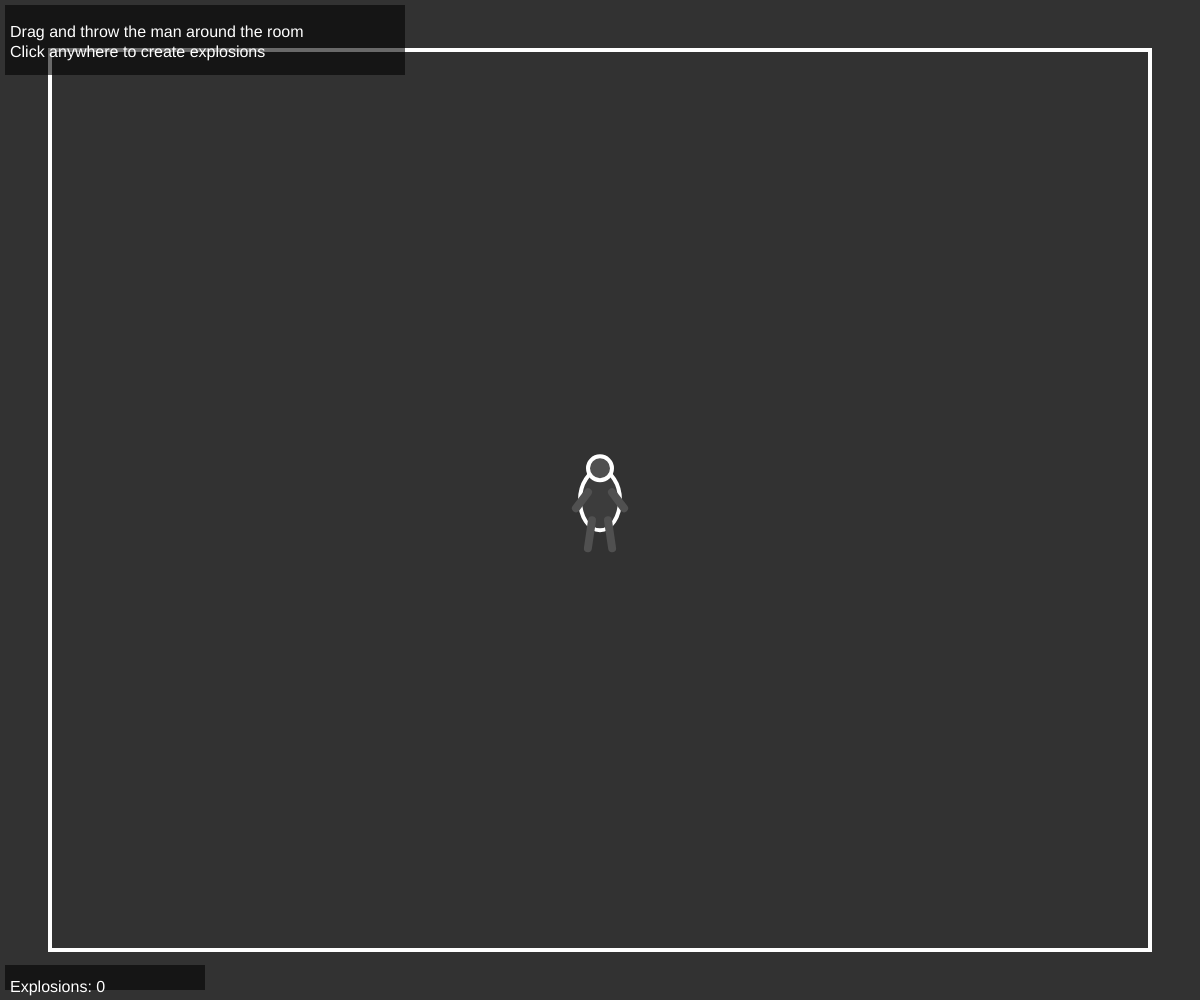
Frame 1 (no input)
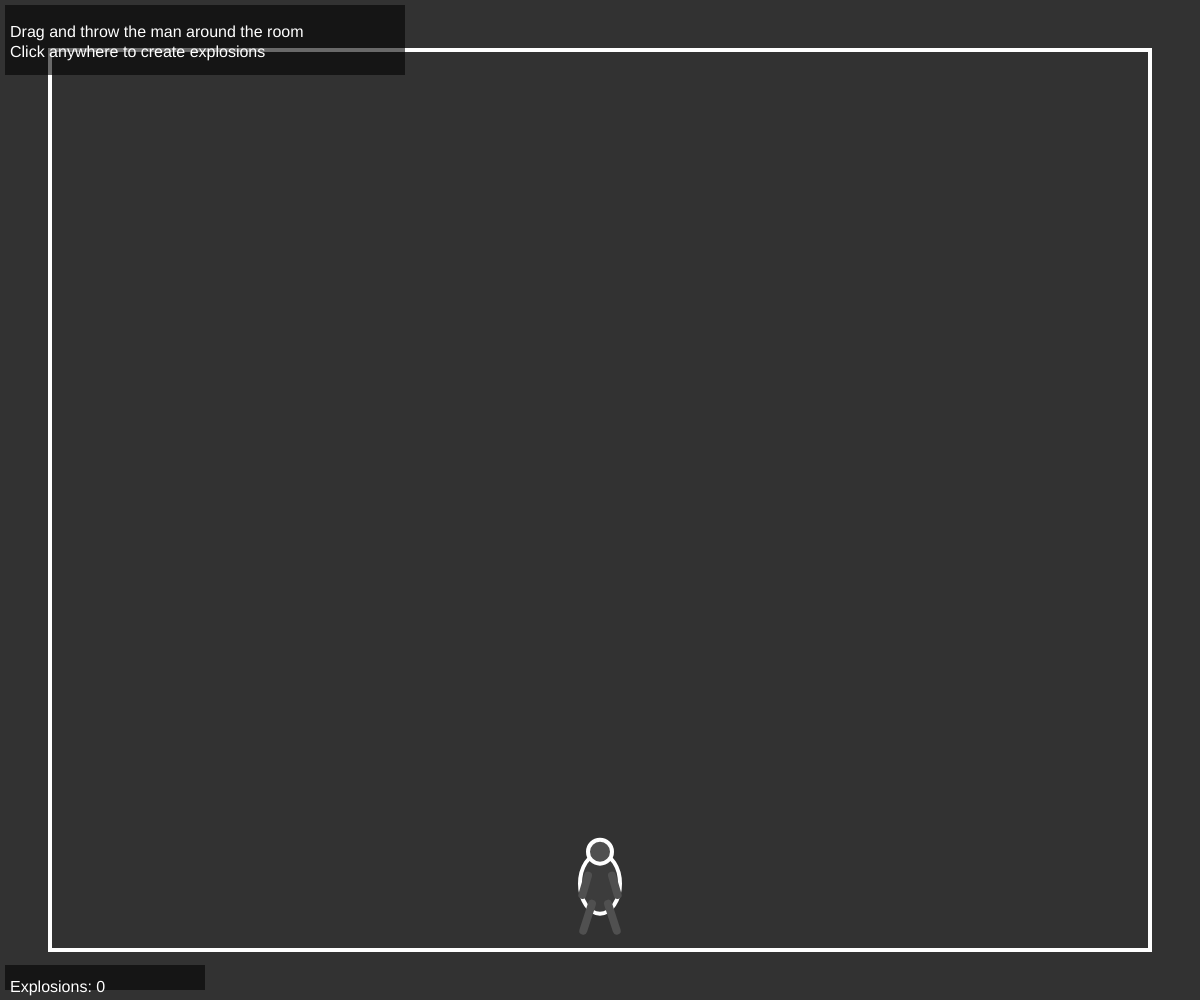
Frame 60 (no input)
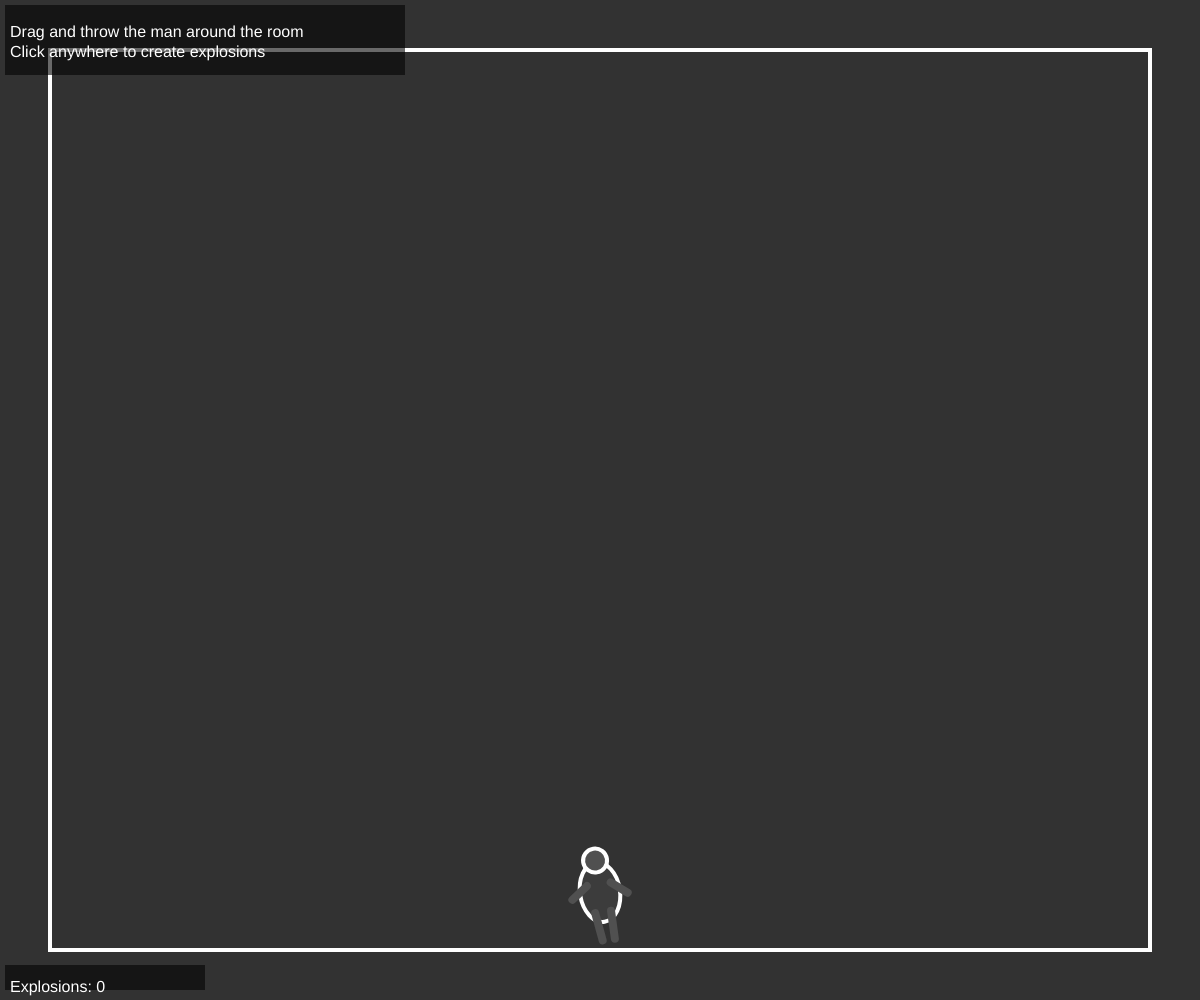
Frame 120 (the mouse pressed at the canvas centre since frame 60)

The p5.js sketch that drew these frames (run headless with seeded random() and noise() and a simulated clock; from frame 60 on, the mouse is pressed at the canvas centre):

// p5.js sketch
// ── sketch.js
let man;
let room;
let explosions = [];
let isDragging = false;
let dragOffset = { x: 0, y: 0 };
let dragHistory = [];
let maxDragHistory = 5;

class Man {
  constructor(x, y) {
    this.x = x;
    this.y = y;
    this.vx = 0;
    this.vy = 0;
    this.size = 40;
    this.mass = 1;
    this.friction = 0.98;
    this.gravity = 0.3;
    
    // Angular properties
    this.angle = 0;
    this.angularVelocity = 0;
    this.angularFriction = 0.95;
    
    // Limb properties - each limb has its own angle and angular velocity
    this.limbs = {
      leftArm: { angle: 0, angularVel: 0, targetAngle: 0 },
      rightArm: { angle: 0, angularVel: 0, targetAngle: 0 },
      leftLeg: { angle: 0, angularVel: 0, targetAngle: 0 },
      rightLeg: { angle: 0, angularVel: 0, targetAngle: 0 }
    };
    this.limbSpring = 0.1; // How quickly limbs return to target position
    this.limbDamping = 0.8; // Limb movement damping
  }

  draw() {
    push();
    translate(this.x, this.y);
    rotate(this.angle);
    
    // Body
    fill(60, 60, 60);
    ellipse(0, 0, this.size, this.size * 1.5);
    
    // Head
    fill(80, 80, 80);
    ellipse(0, -this.size * 0.8, this.size * 0.6, this.size * 0.6);
    
    // Arms with physics
    stroke(80, 80, 80);
    strokeWeight(8);
    
    // Left arm
    push();
    translate(-this.size * 0.3, -this.size * 0.2);
    rotate(this.limbs.leftArm.angle);
    line(0, 0, -this.size * 0.3, this.size * 0.4);
    pop();
    
    // Right arm
    push();
    translate(this.size * 0.3, -this.size * 0.2);
    rotate(this.limbs.rightArm.angle);
    line(0, 0, this.size * 0.3, this.size * 0.4);
    pop();
    
    // Legs with physics
    // Left leg
    push();
    translate(-this.size * 0.2, this.size * 0.5);
    rotate(this.limbs.leftLeg.angle);
    line(0, 0, -this.size * 0.1, this.size * 0.7);
    pop();
    
    // Right leg
    push();
    translate(this.size * 0.2, this.size * 0.5);
    rotate(this.limbs.rightLeg.angle);
    line(0, 0, this.size * 0.1, this.size * 0.7);
    pop();
    
    noStroke();
    pop();
  }

  update() {
    // Apply gravity
    if (!isDragging) {
      this.vy += this.gravity;
    }
    
    this.x += this.vx;
    this.y += this.vy;
    
    // Update rotation
    this.angle += this.angularVelocity;
    this.angularVelocity *= this.angularFriction;
    
    this.vx *= this.friction;
    this.vy *= this.friction;
    
    // Update limb physics
    this.updateLimbs();
    
    // Improved collision detection with impact thresholds
    let impactThreshold = 2; // Minimum velocity for impact reactions
    
    // Left wall collision
    if (this.x - this.size/2 < room.left) {
      this.x = room.left + this.size/2;
      if (abs(this.vx) > impactThreshold) {
        this.angularVelocity += random(-0.2, 0.2);
        this.disturbLimbs(0.3);
      }
      this.vx *= -0.7;
    }
    
    // Right wall collision
    if (this.x + this.size/2 > room.right) {
      this.x = room.right - this.size/2;
      if (abs(this.vx) > impactThreshold) {
        this.angularVelocity += random(-0.2, 0.2);
        this.disturbLimbs(0.3);
      }
      this.vx *= -0.7;
    }
    
    // Top wall collision
    if (this.y - this.size < room.top) {
      this.y = room.top + this.size;
      if (abs(this.vy) > impactThreshold) {
        this.angularVelocity += random(-0.2, 0.2);
        this.disturbLimbs(0.3);
      }
      this.vy *= -0.7;
    }
    
    // Bottom wall collision (ground) - more sophisticated
    if (this.y + this.size > room.bottom) {
      this.y = room.bottom - this.size;
      
      // Only react if there's significant downward velocity (actual impact)
      if (this.vy > impactThreshold) {
        this.angularVelocity += random(-0.15, 0.15);
        this.disturbLimbs(0.2);
      }
      
      // Stronger damping when on ground to simulate friction
      if (abs(this.vy) < 1) {
        this.vx *= 0.9; // Extra ground friction
        this.angularVelocity *= 0.9; // Reduce spinning on ground
      }
      
      this.vy *= -0.7;
    }
  }
  
  updateLimbs() {
    // Calculate target angles based on movement
    let speed = sqrt(this.vx * this.vx + this.vy * this.vy);
    let movementAngle = atan2(this.vy, this.vx);
    
    // Set target angles for natural movement
    this.limbs.leftArm.targetAngle = sin(millis() * 0.01 + speed * 0.1) * 0.3;
    this.limbs.rightArm.targetAngle = -sin(millis() * 0.01 + speed * 0.1) * 0.3;
    this.limbs.leftLeg.targetAngle = sin(millis() * 0.015 + speed * 0.1) * 0.2;
    this.limbs.rightLeg.targetAngle = -sin(millis() * 0.015 + speed * 0.1) * 0.2;
    
    // Update each limb with spring physics
    for (let limbName in this.limbs) {
      let limb = this.limbs[limbName];
      let angleDiff = limb.targetAngle - limb.angle;
      limb.angularVel += angleDiff * this.limbSpring;
      limb.angularVel *= this.limbDamping;
      limb.angle += limb.angularVel;
    }
  }
  
  disturbLimbs(force) {
    // Add random disturbance to limbs
    for (let limbName in this.limbs) {
      this.limbs[limbName].angularVel += random(-force, force);
    }
  }

  applyForce(fx, fy) {
    this.vx += fx / this.mass;
    this.vy += fy / this.mass;
    
    // Add angular momentum based on force direction and position
    let torque = (fx * 0.1 + fy * 0.1) * 0.01;
    this.angularVelocity += torque;
    
    // Disturb limbs when force is applied
    this.disturbLimbs(abs(fx + fy) * 0.01);
  }

  isMouseOver() {
    let d = dist(mouseX, mouseY, this.x, this.y);
    return d < this.size;
  }
}

class Room {
  constructor() {
    this.left = 50;
    this.right = width - 50;
    this.top = 50;
    this.bottom = height - 50;
  }

  draw() {
    stroke(255);
    strokeWeight(4);
    noFill();
    rect(this.left, this.top, this.right - this.left, this.bottom - this.top);
  }

  update() {
    this.right = width - 50;
    this.bottom = height - 50;
  }
}

class Explosion {
  constructor(x, y, force = 1) {
    this.x = x;
    this.y = y;
    this.particles = [];
    this.force = force;
    this.maxRadius = 150 * force;
    this.currentRadius = 0;
    this.expanding = true;
    this.life = 60;
    
    // Create particles
    for (let i = 0; i < 20 * force; i++) {
      this.particles.push({
        x: x,
        y: y,
        vx: random(-10, 10) * force,
        vy: random(-10, 10) * force,
        size: random(3, 8),
        life: random(30, 60),
        maxLife: random(30, 60)
      });
    }
    
    this.applyForceToMan();
  }

  applyForceToMan() {
    let dx = man.x - this.x;
    let dy = man.y - this.y;
    let distance = sqrt(dx * dx + dy * dy);
    
    if (distance < this.maxRadius && distance > 0) {
      let forceStrength = (this.maxRadius - distance) / this.maxRadius * this.force * 20;
      let fx = (dx / distance) * forceStrength;
      let fy = (dy / distance) * forceStrength;
      man.applyForce(fx, fy);
    }
  }

  draw() {
    // Draw explosion wave
    if (this.expanding) {
      stroke(255, 100, 0, 150);
      strokeWeight(3);
      noFill();
      ellipse(this.x, this.y, this.currentRadius * 2);
      
      this.currentRadius += 8;
      if (this.currentRadius >= this.maxRadius) {
        this.expanding = false;
      }
    }
    
    // Draw particles
    noStroke();
    for (let p of this.particles) {
      let alpha = map(p.life, 0, p.maxLife, 0, 255);
      fill(255, random(100, 200), 0, alpha);
      ellipse(p.x, p.y, p.size);
    }
  }

  update() {
    this.life--;
    
    // Update particles
    for (let i = this.particles.length - 1; i >= 0; i--) {
      let p = this.particles[i];
      p.x += p.vx;
      p.y += p.vy;
      p.vx *= 0.98;
      p.vy *= 0.98;
      p.life--;
      
      if (p.life <= 0) {
        this.particles.splice(i, 1);
      }
    }
  }

  isDead() {
    return this.life <= 0 && this.particles.length === 0;
  }
}

function setup() {
  createCanvas(windowWidth, windowHeight);
  man = new Man(width/2, height/2);
  room = new Room();
}

function draw() {
  background(50, 50, 50);
  
  room.update();
  room.draw();
  
  man.update();
  man.draw();
  
  // Update and draw explosions
  for (let i = explosions.length - 1; i >= 0; i--) {
    explosions[i].update();
    explosions[i].draw();
    
    if (explosions[i].isDead()) {
      explosions.splice(i, 1);
    }
  }
  
  // Draw instructions with background to prevent flickering
  push();
  fill(0, 0, 0, 150); // Semi-transparent black background
  noStroke();
  rect(5, 5, 400, 70);
  
  fill(255);
  textSize(16);
  textAlign(LEFT, TOP);
  text("Drag and throw the man around the room", 10, 25);
  text("Click anywhere to create explosions", 10, 45);
  
  // Bottom text with background
  fill(0, 0, 0, 150);
  rect(5, height - 35, 200, 25);
  fill(255);
  text("Explosions: " + explosions.length, 10, height - 20);
  pop();
}

function mousePressed() {
  if (man.isMouseOver()) {
    isDragging = true;
    dragOffset.x = mouseX - man.x;
    dragOffset.y = mouseY - man.y;
    dragHistory = [];
  } else {
    // Create explosion at mouse position
    explosions.push(new Explosion(mouseX, mouseY, random(0.5, 2)));
  }
}

function mouseDragged() {
  if (isDragging) {
    // Store drag history for momentum calculation
    dragHistory.push({
      x: mouseX,
      y: mouseY,
      time: millis()
    });
    
    // Keep only recent history
    if (dragHistory.length > maxDragHistory) {
      dragHistory.shift();
    }
    
    man.x = mouseX - dragOffset.x;
    man.y = mouseY - dragOffset.y;
    
    // Keep man in bounds while dragging
    man.x = constrain(man.x, room.left + man.size/2, room.right - man.size/2);
    man.y = constrain(man.y, room.top + man.size, room.bottom - man.size);
  }
}

function mouseReleased() {
  if (isDragging) {
    // Calculate throwing force based on drag history
    if (dragHistory.length >= 2) {
      let recent = dragHistory[dragHistory.length - 1];
      let older = dragHistory[0];
      let timeDiff = recent.time - older.time;
      
      if (timeDiff > 0) {
        let throwForce = 10;
        man.vx = ((recent.x - older.x) / timeDiff) * throwForce;
        man.vy = ((recent.y - older.y) / timeDiff) * throwForce;
      }
    }
    
    isDragging = false;
    dragHistory = [];
  }
}

function windowResized() {
  resizeCanvas(windowWidth, windowHeight);
  room = new Room();
}

function keyPressed() {
  if (key === ' ') {
    // Create random explosion
    explosions.push(new Explosion(random(room.left, room.right), random(room.top, room.bottom), random(1, 3)));
  }
  if (key === 'c' || key === 'C') {
    // Clear all explosions
    explosions = [];
  }
}
